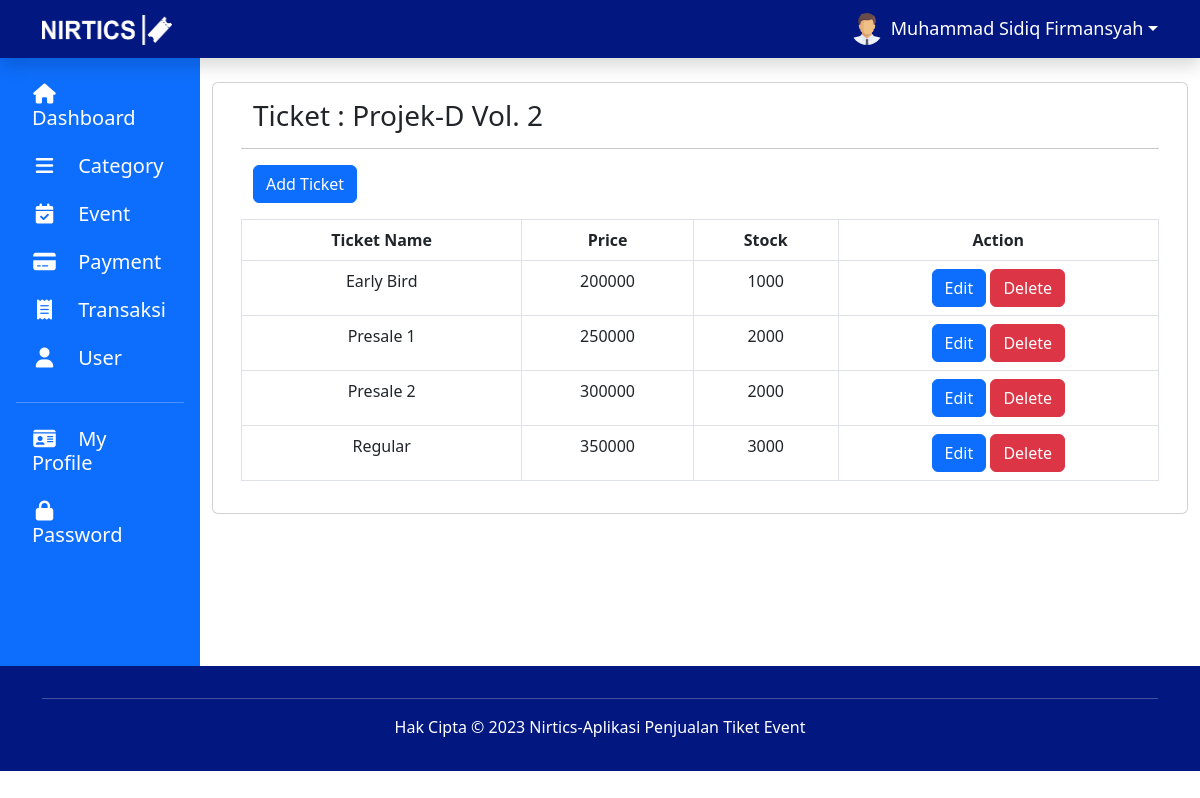
Page /admin/ticket.php?id_event=3 (signed in) on the committed database.
### tables this page shows
CREATE TABLE `user` (
  `id_user` int(5) NOT NULL,
  `fullname` varchar(100) NOT NULL,
  `username` varchar(100) NOT NULL,
  `email` varchar(100) NOT NULL,
  `no_hp` varchar(15) DEFAULT NULL,
  `foto` varchar(100) DEFAULT 'default.png',
  `password` varchar(100) NOT NULL,
  `date_join` datetime DEFAULT NULL,
  `level` enum('admin','user') DEFAULT NULL
);

CREATE TABLE `event` (
  `id_event` int(5) NOT NULL,
  `id_kategori` int(5) DEFAULT NULL,
  `nama` varchar(100) NOT NULL,
  `deskripsi` text NOT NULL,
  `tanggal` date NOT NULL,
  `jam` time NOT NULL,
  `lokasi` varchar(100) NOT NULL,
  `gambar` varchar(100) DEFAULT NULL,
  `status` enum('ready','closed') NOT NULL,
  `provinsi` varchar(100) DEFAULT NULL
);

CREATE TABLE `tiket` (
  `id_tiket` int(5) NOT NULL,
  `id_event` int(5) DEFAULT NULL,
  `nama` varchar(100) NOT NULL,
  `harga` decimal(10,0) NOT NULL,
  `stok` int(5) NOT NULL
);

### admin/ticket.php (the view, shortened to what this page needs)
<?php
$id = $_SESSION['id'];
if (!empty($_SESSION['status'])) {
    include "layout/header.php";
?>
    <main>
        <div class="container-fluid" style="min-height: 76vh;">
            <div class="row" text-center mb-3>
                <?php include "sidebar.php" ?>
                <div class="col-lg-10 mt-4">
                    <?php
                    include "../lib/koneksi.php";
                    $id_event = $_GET['id_event'];
                    $sql = "SELECT * FROM tiket where id_event=$id_event;";
                    $result = mysqli_query($link, $sql);
                    $reqEvent = mysqli_query($link, "SELECT * FROM event where id_event=$id_event;");
                    $event = mysqli_fetch_assoc($reqEvent);
                    ?>
                    <div class="container">
                        <div class="row">
                            <div class="card mb-3">
                                <div class="card-body">
                                    <div class="container">
                                        <div class="row">
                                            <h3 class="mb-3">Ticket : <?php echo $event['nama']  ?></h3>
                                            <hr>
                                            <div class="text-start mb-3">
                                                <a href="ticketAdd.php?id_event=<?php echo $id_event; ?> " class="btn btn-primary">Add Ticket</a>
                                            </div>
                                            <table class="table table-bordered">
                                                <thead>
                                                    <tr class="text-center">
                                                        <th>Ticket Name</th>
                                                        <th>Price</th>
                                                        <th>Stock</th>
                                                        <th>Action</th>
                                                    </tr>
                                                </thead>
                                                <tbody>
                                                    <?php while ($data = mysqli_fetch_assoc($result)) { ?>
                                                        <tr class="text-center">
                                                            <td><?php echo $data['nama']; ?></td>
                                                            <td><?php echo $data['harga']; ?></td>
                                                            <td><?php echo $data['stok']; ?></td>
                                                            <td class="mx-0 px-0 text-center">
                                                                <a href="ticketEdit.php?id_tiket=<?php echo $data['id_tiket'] . "&id_event=" . $id_event; ?>" class="btn btn-primary">Edit</a>
                                                                <a href="ticketDelete.php?id_tiket=<?php echo $data['id_tiket'] . "&id_event=" . $id_event; ?>" class="btn btn-danger" onclick="return confirmDelete();">Delete</a>
                                                            </td>
                                                        </tr>
                                                    <?php } ?>
                                                </tbody>
                                            </table>
                                        </div>
                                    </div>
                                </div>
                            </div>
                        </div>
                    </div>
                </div>
            </div>
        </div>
    </main>
<?php
    include "layout/footer.php";
} else {
    header('Location: ../login.php');
}
?>

### admin/layout/header.php (shortened to what this page needs)
<!DOCTYPE html>
<html lang="en">
<head>
    <link rel="stylesheet" href="layout/stylesheet.css" type="text/css" />
    <link rel="stylesheet" link href="https://cdn.jsdelivr.net/npm/bootstrap@5.3.0/dist/css/bootstrap.min.css">
    <link rel="stylesheet" href="https://cdnjs.cloudflare.com/ajax/libs/font-awesome/6.4.0/css/all.min.css">
</head>
<body>
    <header>
        <?php include "../lib/koneksi.php";
        $query = mysqli_query($link, "SELECT * FROM user where id_user = '$id'");
        $data = mysqli_fetch_assoc($query);
        ?>
        <nav class="navbar navbar-expand-lg navbar-dark shadow">
            <div class="container">
                <a class="navbar-brand col-ms-3" href="dashboard.php">
                    <img src="../assets/logo.png" width="130" height="30">
                </a>
                <div class="collapse navbar-collapse justify-content-end" id="navbarNav">
                    <ul class="navbar-nav">
                        <li class="nav-item my-auto">
                            <div class="dropdown">
                                <a href="#" class="d-flex align-items-center text-white text-decoration-none dropdown-toggle" id="avatar" data-bs-toggle="dropdown" aria-expanded="false">
                                    <img src="../assets/<?php echo $data['foto'] ?>" alt="" width="32" height="32" class="rounded-circle me-2">
                                    <?php echo $data['fullname'] ?>
                                </a>
                            </div>
                        </li>
                    </ul>
                </div>
            </div>
        </nav>
    </header>

### admin/layout/stylesheet.css (style rules this page uses)
.navbar { background-color: #021780; font-size: large; font-weight: 400; }
.navbar .nav-item { padding-left: 1rem; }
.btn { position: relative; }

### admin/layout/header.php (style rules this page uses)
body { font-family: 'Segoe UI', sans-serif; }

### rows in the picture
user: foto (placeholder picture), fullname "Muhammad Sidiq Firmansyah"
event: nama "Projek-D Vol. 2"
tiket: nama "Early Bird", harga "200000", stok "1000"
tiket: nama "Presale 1", harga "250000", stok "2000"
tiket: nama "Presale 2", harga "300000", stok "2000"
tiket: nama "Regular", harga "350000", stok "3000"
